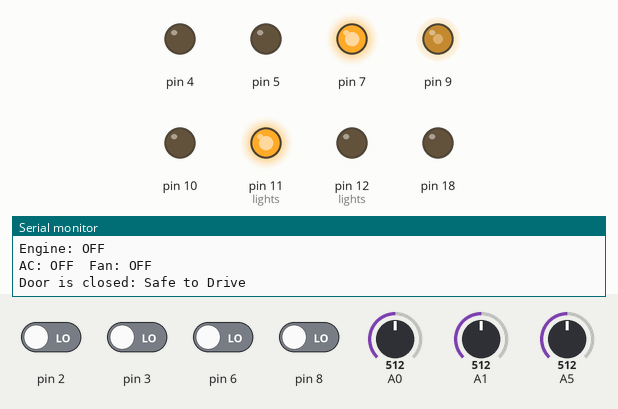
Simulated run of this sketch. Board: Arduino Uno, built with avr-gcc and run on an emulated ATmega328P. Parts: output pins drawn as LEDs (lit = HIGH), the last lines printed to the serial monitor. Dashed ring = blinking. Inputs (shaded band) come from the test bench; at power-on: pin 2, pin 3, pin 6, pin 8 LOW, A1 = 512, A5 = 512, A0 = 512. Pins used as bus, display or sensor lines are not drawn.

Above: at 0.9 s.
1.0 s: A1 set to 793
4.0 s: A1 set to 810
At 4.52 s:
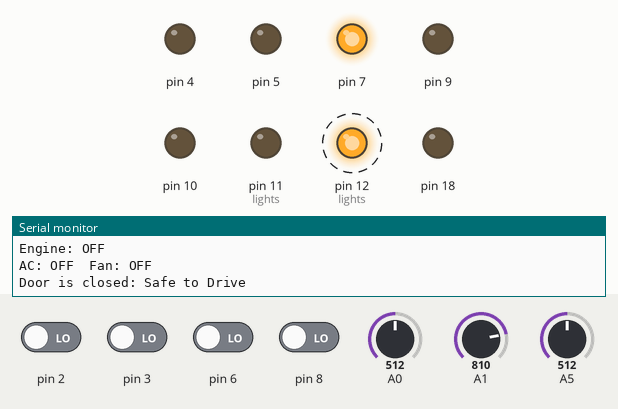
7.0 s: A5 set to 482
At 7.82 s:
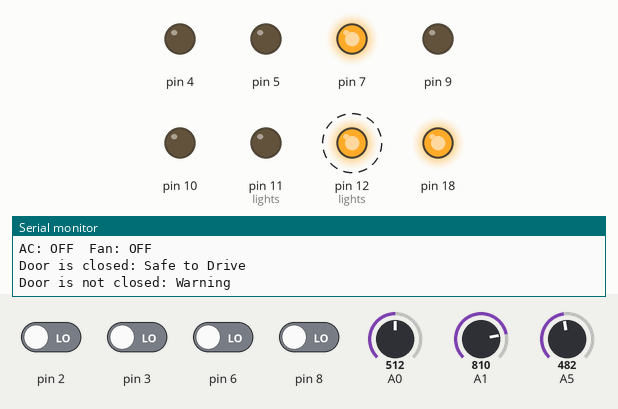
10.0 s: pin 2 driven HIGH
At 10.29 s:
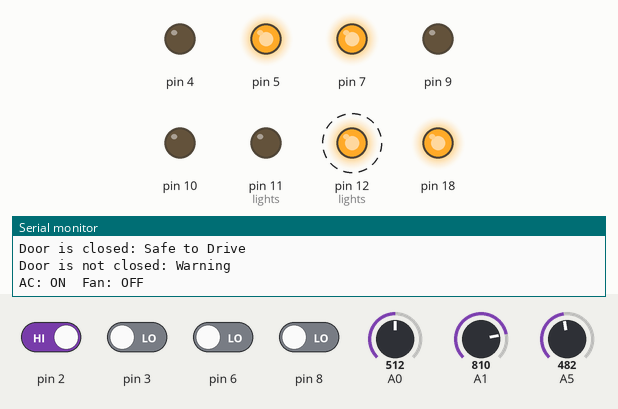
13.0 s: pin 8 driven HIGH
At 13.58 s:
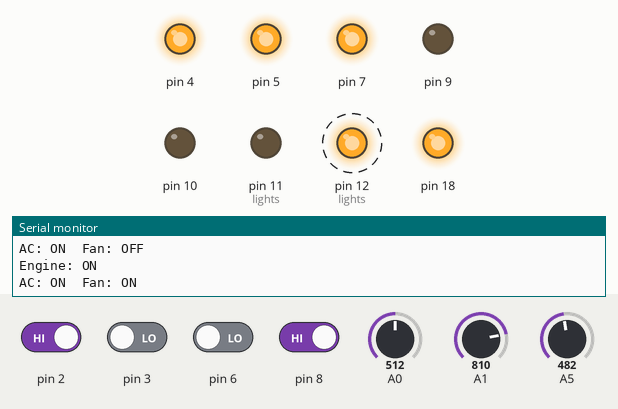
16.0 s: pin 6 driven HIGH
At 16.87 s:
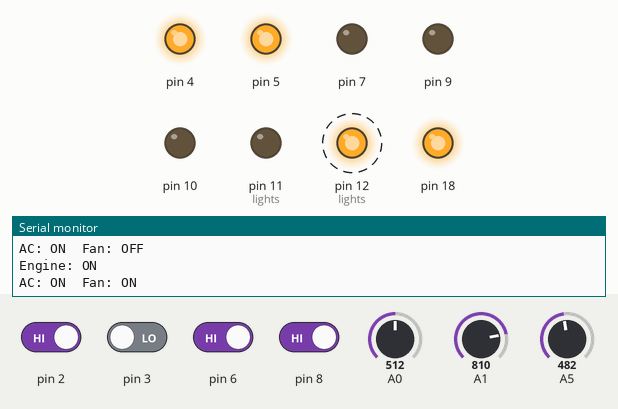
Timing chart, 0 to 20.0 s (numbered marks = the images above; inputs shaded):
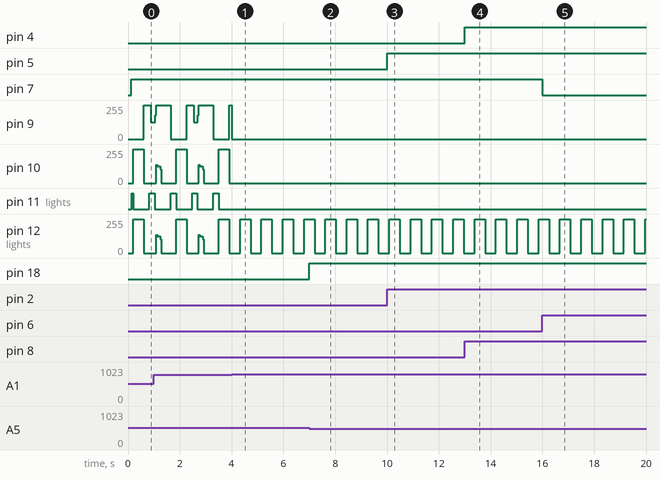

The sketch:

copy_of_138054_automatic_climate_control1.ino
```cpp
#include<avr/io.h>
#include<avr/interrupt.h>

#define SET_BIT(PORT,BIT) PORT|=(1<<BIT)
#define CLR_BIT(PORT,BIT) PORT&= ~(1<<BIT)
#define OFF 0
#define ON 1
#define UP 0
#define DOWN 1
#define MAX_TEMPERATURE_VALUE 166
#define MIN_TEMPERATURE_VALUE 145
#define DOOR_PRESSURE_THRESHOLD 500


volatile uint8_t count = 0;
volatile uint16_t ldr_switch,indi_switch;
uint16_t adcRead();
volatile int analog,analog1;

struct{
  volatile unsigned int FLAG_1:1;
  volatile unsigned int FLAG_2:1;
  volatile unsigned int FLAG_3:1;
  volatile unsigned int FLAG_6:1;

}FLAG_BIT;

void drl()
{
		if(FLAG_BIT.FLAG_1==1)
                {
                  CLR_BIT(PORTB,5);
                  SET_BIT(PORTD,0);

                  CLR_BIT(PORTB,1);
                  SET_BIT(PORTB,3);
                }

	     else if(FLAG_BIT.FLAG_2==1)
                {
                  CLR_BIT(PORTD,0);
                  SET_BIT(PORTB,4);

                  CLR_BIT(PORTB,3);
                  SET_BIT(PORTB,2);
                 }

         else if(FLAG_BIT.FLAG_3==1)
                 {
                  CLR_BIT(PORTB,4);
                  SET_BIT(PORTB,5);

                  CLR_BIT(PORTB,2);
                  SET_BIT(PORTB,1);
             	 }

}
void led_off()
{
		PORTD &=  ~(1<<PD0);
       	PORTB &=   ~(1<<PB5)& ~(1<<PB4)&~(1<<PB3)& ~(1<<PB2)& ~(1<<PB1);
}
/**************************Shivam_main**********************/
void lights()
{
  analog=0x41;
             	 indi_switch=adcRead(analog);


              	if(indi_switch >800  && FLAG_BIT.FLAG_6==1)
                {
                	PORTD |=  (1<<PD0);
              		PORTB |=  (1<<PB4)|(1<<PB5);
                }
              else if(indi_switch <300 && FLAG_BIT.FLAG_6==1)
                	PORTB |=  (1<<PB3)|(1<<PB2)|(1<<PB1);

              else if (indi_switch <=800 && indi_switch >=300)
              		{


               	 analog1=0x40;
             	 ldr_switch=adcRead(analog1);

                		if(ldr_switch >100)
              			 drl();

				  		else
              			led_off();
              		}
              else
              	led_off();


}
 ISR(TIMER0_OVF_vect)
{
   count++;

   if(count >= 0 && count <=50)
   {
     FLAG_BIT.FLAG_1= ~FLAG_BIT.FLAG_1;

   }
   else if(count >= 50 && count <=100 )
   {FLAG_BIT.FLAG_2= ~FLAG_BIT.FLAG_2;
    FLAG_BIT.FLAG_6=1;}
   else if(count >= 150 && count <=200 )
   {
     FLAG_BIT.FLAG_3= ~FLAG_BIT.FLAG_3;
     FLAG_BIT.FLAG_6=0;
   }
   else if(count >= 200 )
   count=0;


}

void set_timer()
{
   	TCCR0A |= 0X00;  /// normal opt
	TCNT0=0X00; ///define counter
    TCCR0B |=((0<<CS00)|(1<<CS02));
	TIMSK0|=(1<<TOIE0);
}

/*Reading the ADC value*/
uint16_t adcRead(int x)
{
  //PRR &= ~(1<<PRADC); //POWER REDUCTION OFF
  ADMUX = x; //ADC
  ADMUX |= (1<<REFS0); //VREF =5V
  ADCSRA |= (1<<ADEN); //ADC ENABLE
  ADCSRA |= (1<<ADSC); // SINGLE CONVERSION
  while(ADCSRA & (1<<ADSC));
  return(ADC);
}


/*****************************************************/
struct
{
  //volatile uint8_t Pressure_sensor:1;
  volatile uint8_t Engine_status:1;
  volatile uint8_t AC_button:1;
  volatile uint8_t Automatic_mode:1;
  volatile uint8_t Window_button:1;

}Flag;

void set_pin()
{
  SET_BIT(DDRC,DDC4);
  SET_BIT(DDRD,DDD0);

  SET_BIT(DDRB,PB4);
  SET_BIT(DDRB,PB5);
  SET_BIT(DDRB,PB1);
  SET_BIT(DDRB,PB2);
  SET_BIT(DDRB,PB3);

  SET_BIT(DDRD,DDD5);
  SET_BIT(DDRD,DDD4);
  SET_BIT(DDRD,DDD7);
  SET_BIT(DDRD,DDD1);

  CLR_BIT(DDRD,DDD6);
  CLR_BIT(DDRD,DDD3);
  CLR_BIT(DDRD,DDD2);

 //CLR_BIT(DDRD,DDD6);
  CLR_BIT(DDRB,DDB5);

  CLR_BIT(PORTD, DDD0);
  CLR_BIT(PORTB, PB4);
  CLR_BIT(PORTB, PB5);
  CLR_BIT(PORTB, PB1);
  CLR_BIT(PORTB, PB2);
  CLR_BIT(PORTB, PB3);


  CLR_BIT(PORTD,PORTD5);
  CLR_BIT(PORTD,PORTD4);
  CLR_BIT(PORTD,PORTD7);
  CLR_BIT(PORTD,PORTD1);
  CLR_BIT(PORTC,PORTC4);
  CLR_BIT(PIND,PIND3);
  CLR_BIT(PIND,PIND6);
  CLR_BIT(PIND,PIND2);
  //CLR_BIT(PIND,PIND6);
  CLR_BIT(PINB,PINB5);

}

void set_interrupt()
{
  SREG |= (1<<7);
  PCICR |= (1<<PCIE0);
  PCMSK0 |= (1<<PCINT0);
  //PCICR |= (1<<PCIE1);
//  PCMSK0 |= (1<<PCINT12);
  PCICR |= (1<<PCIE2);
  PCMSK2 |= (1<<PCINT22);
  EICRA |= (1<<ISC00);
  EICRA |= (1<<ISC10);
  EIMSK |= ((1<<INT0)|(1<<INT1));
}


uint16_t call_adc()
{

  ADMUX |= (1<<REFS0);
  ADCSRA |= (1<<ADEN);
 ADCSRA |= (1<<ADSC);
  while((ADCSRA) & (1<<ADSC));
  return(ADC);
}

/* TMP36: 500 mV + 10 mV/°C, 5 V ADC reference */
float adc_to_celsius(uint16_t adc)
{
  float v = (adc / 1023.0) * 5.0;
  return (v - 0.5) / 0.01;
}

/* Log climate state when something changes (not every loop) */
void log_climate_status(uint16_t cabin_adc, uint8_t ac_on, uint8_t fan_on)
{
  static uint8_t last_ac = 2, last_fan = 2, last_auto = 2, last_engine = 2;
  static uint16_t last_adc = 0;

  if (Flag.Automatic_mode != last_auto)
  {
    last_auto = Flag.Automatic_mode;
    Serial.print(F("Mode: "));
    Serial.println(last_auto ? F("AUTOMATIC") : F("MANUAL"));
  }

  if (Flag.Engine_status != last_engine)
  {
    last_engine = Flag.Engine_status;
    Serial.print(F("Engine: "));
    Serial.println(last_engine ? F("ON") : F("OFF"));
  }

  if (ac_on != last_ac || fan_on != last_fan)
  {
    last_ac = ac_on;
    last_fan = fan_on;
    Serial.print(F("AC: "));
    Serial.print(ac_on ? F("ON") : F("OFF"));
    Serial.print(F("  Fan: "));
    Serial.println(fan_on ? F("ON") : F("OFF"));
  }

  if (Flag.Automatic_mode == ON)
  {
    if (cabin_adc > last_adc + 2 || cabin_adc + 2 < last_adc)
    {
      last_adc = cabin_adc;
      Serial.print(F("Cabin ADC: "));
      Serial.print(cabin_adc);
      Serial.print(F("  (~"));
      Serial.print(adc_to_celsius(cabin_adc), 1);
      Serial.println(F(" C)"));
      if (cabin_adc > MAX_TEMPERATURE_VALUE)
        Serial.println(F("  -> HOT: turn cooling ON"));
      else if (cabin_adc < MIN_TEMPERATURE_VALUE)
        Serial.println(F("  -> COOL: turn cooling OFF"));
      else
        Serial.println(F("  -> Between MIN/MAX (hysteresis)"));
    }
  }
}

void initialize()
{
  Flag.Engine_status=OFF;
  //Flag.Pressure_sensor=OFF;
  Flag.Automatic_mode=OFF;
  Flag.AC_button=OFF;
  Serial.begin(9600);

}

void automatic_climate_control()
{

      uint16_t cabin_temperature;
   // if(Flag.Pressure_sensor==ON)
   // {
      if(Flag.Automatic_mode==ON)
      {
        ADMUX |=(1<<MUX1);
        ADMUX &= ~((1<<MUX0)|(1<<MUX2)|(1<<MUX3));
        cabin_temperature=call_adc();
        // Serial.println(adc);
        if(cabin_temperature>MAX_TEMPERATURE_VALUE)
        {
          SET_BIT(PORTD,PORTD5);
          if(Flag.Engine_status==ON)
             SET_BIT(PORTD,PORTD4);
        }
        else if(cabin_temperature<MIN_TEMPERATURE_VALUE)
        {
          CLR_BIT(PORTD,PORTD5);
          CLR_BIT(PORTD,PORTD4);
        }
        if(Flag.Engine_status==OFF)
          CLR_BIT(PORTD,PORTD4);
      }
      else
      {
        if(Flag.AC_button==OFF)
        {
           CLR_BIT(PORTD,PORTD5);
           CLR_BIT(PORTD,PORTD4);
        }
        else
        {
           SET_BIT(PORTD,PORTD5);
           if(Flag.Engine_status==ON)
             SET_BIT(PORTD,PORTD4);
        }
        if(Flag.Engine_status==OFF)
          CLR_BIT(PORTD,PORTD4);
      }

      {
        uint8_t ac_on = (PORTD & (1 << PORTD5)) ? 1 : 0;
        uint8_t fan_on = (PORTD & (1 << PORTD4)) ? 1 : 0;
        if (Flag.Automatic_mode == ON)
          log_climate_status(cabin_temperature, ac_on, fan_on);
        else
          log_climate_status(0, ac_on, fan_on);
      }

   // }
  /*  else
    {
      CLR_BIT(PORTD,PORTD5);
      CLR_BIT(PORTD,PORTD4);
    }*/
}

void power_window()
{
 if(Flag.Window_button == UP)
       {
      SET_BIT(PORTD,DDD7);
      CLR_BIT(PORTD,DDD1);


       }
    else if(Flag.Window_button == DOWN)
    {
      CLR_BIT(PORTD,DDD7);
      SET_BIT(PORTD,DDD1);

    }
}

void door_warning()
{
  static uint8_t last_door_open = 2;
  uint16_t door_sensor;
  uint8_t door_open;
  ADMUX &= ~((1<<MUX3)|(1<<MUX1));
  ADMUX |= ((1<<MUX2)|(1<<MUX0));
  door_sensor=call_adc();
  door_open = (door_sensor < DOOR_PRESSURE_THRESHOLD) ? 1 : 0;
  if (door_open != last_door_open)
  {
    last_door_open = door_open;
    if (door_open)
      Serial.println(F("Door is not closed: Warning"));
    else
      Serial.println(F("Door is closed: Safe to Drive"));
  }
  if (door_open)
     SET_BIT(PORTC,PORTC4);
  else
     CLR_BIT(PORTC,PORTC4);
}

int main()
{


  initialize();
  set_pin();
  set_interrupt();
  set_timer();

  Serial.println(F("=== Automatic Climate Control ==="));
  Serial.println(F("Thresholds: ON if ADC>166, OFF if ADC<145"));
  Serial.println(F("Engine ON required for fan. Toggle Auto for AUTO mode."));


  while(1)
  {
    automatic_climate_control();

    power_window();

    door_warning();

    lights();

  }

}
ISR(INT0_vect)
{
   Flag.AC_button^=1;
}
ISR(INT1_vect)
{
  Flag.Automatic_mode^=1;
}
ISR(PCINT0_vect)
{
  Flag.Engine_status^=1;
}
/*ISR(PCINT1_vect)
{
  Flag.Engine_status^=1;
}*/
ISR(PCINT2_vect)
{
  Flag.Window_button^=1;
}
```

Measured:
- the behaviour switches between 800 and 801 on A1 (found by bisection; images 0 and 1)
- the behaviour switches between 500 and 499 on A5 (found by bisection; images 1 and 2)
- after the input at 4.0 s, pin 10: stops changing and stays 0/255; pin 11 (lights): stops changing and stays LOW
- after the input at 7.0 s, pin 18: LOW → HIGH at once
- after the input at 10.0 s, pin 5: LOW → HIGH at once
- after the input at 13.0 s, pin 4: LOW → HIGH at once
- after the input at 16.0 s, pin 7: HIGH → LOW at once
